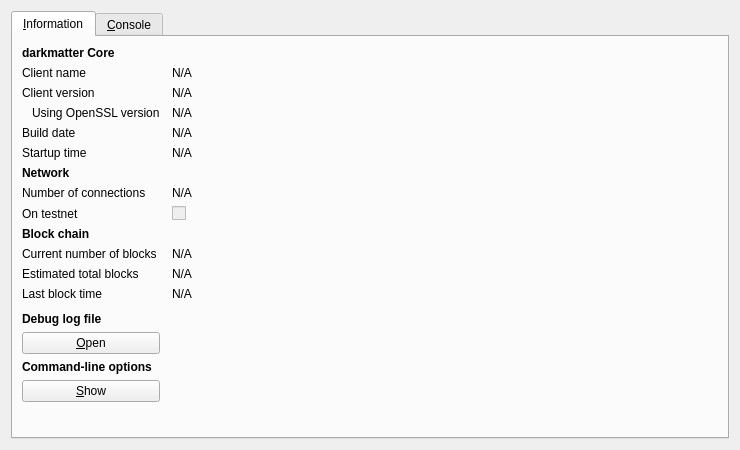
<?xml version="1.0" encoding="UTF-8"?>
<ui version="4.0">
 <class>RPCConsole</class>
 <widget class="QDialog" name="RPCConsole">
  <property name="geometry">
   <rect>
    <x>0</x>
    <y>0</y>
    <width>740</width>
    <height>450</height>
   </rect>
  </property>
  <property name="windowTitle">
   <string>darkmatter - Debug window</string>
  </property>
  <layout class="QVBoxLayout" name="verticalLayout_2">
   <item>
    <widget class="QTabWidget" name="tabWidget">
     <property name="currentIndex">
      <number>0</number>
     </property>
     <widget class="QWidget" name="tab_info">
      <attribute name="title">
       <string>&amp;Information</string>
      </attribute>
      <layout class="QGridLayout" name="gridLayout" columnstretch="0,1">
       <property name="horizontalSpacing">
        <number>12</number>
       </property>
       <item row="0" column="0">
        <widget class="QLabel" name="label_9">
         <property name="font">
          <font>
           <weight>75</weight>
           <bold>true</bold>
          </font>
         </property>
         <property name="text">
          <string>darkmatter Core</string>
         </property>
        </widget>
       </item>
       <item row="1" column="0">
        <widget class="QLabel" name="label_5">
         <property name="text">
          <string>Client name</string>
         </property>
        </widget>
       </item>
       <item row="1" column="1">
        <widget class="QLabel" name="clientName">
         <property name="cursor">
          <cursorShape>IBeamCursor</cursorShape>
         </property>
         <property name="text">
          <string>N/A</string>
         </property>
         <property name="textFormat">
          <enum>Qt::PlainText</enum>
         </property>
         <property name="textInteractionFlags">
          <set>Qt::LinksAccessibleByMouse|Qt::TextSelectableByKeyboard|Qt::TextSelectableByMouse</set>
         </property>
        </widget>
       </item>
       <item row="2" column="0">
        <widget class="QLabel" name="label_6">
         <property name="text">
          <string>Client version</string>
         </property>
        </widget>
       </item>
       <item row="2" column="1">
        <widget class="QLabel" name="clientVersion">
         <property name="cursor">
          <cursorShape>IBeamCursor</cursorShape>
         </property>
         <property name="text">
          <string>N/A</string>
         </property>
         <property name="textFormat">
          <enum>Qt::PlainText</enum>
         </property>
         <property name="textInteractionFlags">
          <set>Qt::LinksAccessibleByMouse|Qt::TextSelectableByKeyboard|Qt::TextSelectableByMouse</set>
         </property>
        </widget>
       </item>
       <item row="3" column="0">
        <widget class="QLabel" name="label_14">
         <property name="text">
          <string>Using OpenSSL version</string>
         </property>
         <property name="indent">
          <number>10</number>
         </property>
        </widget>
       </item>
       <item row="3" column="1">
        <widget class="QLabel" name="openSSLVersion">
         <property name="cursor">
          <cursorShape>IBeamCursor</cursorShape>
         </property>
         <property name="text">
          <string>N/A</string>
         </property>
         <property name="textFormat">
          <enum>Qt::PlainText</enum>
         </property>
         <property name="textInteractionFlags">
          <set>Qt::LinksAccessibleByMouse|Qt::TextSelectableByKeyboard|Qt::TextSelectableByMouse</set>
         </property>
        </widget>
       </item>
       <item row="4" column="0">
        <widget class="QLabel" name="label_12">
         <property name="text">
          <string>Build date</string>
         </property>
        </widget>
       </item>
       <item row="4" column="1">
        <widget class="QLabel" name="buildDate">
         <property name="cursor">
          <cursorShape>IBeamCursor</cursorShape>
         </property>
         <property name="text">
          <string>N/A</string>
         </property>
         <property name="textFormat">
          <enum>Qt::PlainText</enum>
         </property>
         <property name="textInteractionFlags">
          <set>Qt::LinksAccessibleByMouse|Qt::TextSelectableByKeyboard|Qt::TextSelectableByMouse</set>
         </property>
        </widget>
       </item>
       <item row="5" column="0">
        <widget class="QLabel" name="label_13">
         <property name="text">
          <string>Startup time</string>
         </property>
        </widget>
       </item>
       <item row="5" column="1">
        <widget class="QLabel" name="startupTime">
         <property name="cursor">
          <cursorShape>IBeamCursor</cursorShape>
         </property>
         <property name="text">
          <string>N/A</string>
         </property>
         <property name="textFormat">
          <enum>Qt::PlainText</enum>
         </property>
         <property name="textInteractionFlags">
          <set>Qt::LinksAccessibleByMouse|Qt::TextSelectableByKeyboard|Qt::TextSelectableByMouse</set>
         </property>
        </widget>
       </item>
       <item row="6" column="0">
        <widget class="QLabel" name="label_11">
         <property name="font">
          <font>
           <weight>75</weight>
           <bold>true</bold>
          </font>
         </property>
         <property name="text">
          <string>Network</string>
         </property>
        </widget>
       </item>
       <item row="7" column="0">
        <widget class="QLabel" name="label_7">
         <property name="text">
          <string>Number of connections</string>
         </property>
        </widget>
       </item>
       <item row="7" column="1">
        <widget class="QLabel" name="numberOfConnections">
         <property name="cursor">
          <cursorShape>IBeamCursor</cursorShape>
         </property>
         <property name="text">
          <string>N/A</string>
         </property>
         <property name="textFormat">
          <enum>Qt::PlainText</enum>
         </property>
         <property name="textInteractionFlags">
          <set>Qt::LinksAccessibleByMouse|Qt::TextSelectableByKeyboard|Qt::TextSelectableByMouse</set>
         </property>
        </widget>
       </item>
       <item row="8" column="0">
        <widget class="QLabel" name="label_8">
         <property name="text">
          <string>On testnet</string>
         </property>
        </widget>
       </item>
       <item row="8" column="1">
        <widget class="QCheckBox" name="isTestNet">
         <property name="enabled">
          <bool>false</bool>
         </property>
         <property name="text">
          <string/>
         </property>
        </widget>
       </item>
       <item row="9" column="0">
        <widget class="QLabel" name="label_10">
         <property name="font">
          <font>
           <weight>75</weight>
           <bold>true</bold>
          </font>
         </property>
         <property name="text">
          <string>Block chain</string>
         </property>
        </widget>
       </item>
       <item row="10" column="0">
        <widget class="QLabel" name="label_3">
         <property name="text">
          <string>Current number of blocks</string>
         </property>
        </widget>
       </item>
       <item row="10" column="1">
        <widget class="QLabel" name="numberOfBlocks">
         <property name="cursor">
          <cursorShape>IBeamCursor</cursorShape>
         </property>
         <property name="text">
          <string>N/A</string>
         </property>
         <property name="textFormat">
          <enum>Qt::PlainText</enum>
         </property>
         <property name="textInteractionFlags">
          <set>Qt::LinksAccessibleByMouse|Qt::TextSelectableByKeyboard|Qt::TextSelectableByMouse</set>
         </property>
        </widget>
       </item>
       <item row="11" column="0">
        <widget class="QLabel" name="label_4">
         <property name="text">
          <string>Estimated total blocks</string>
         </property>
        </widget>
       </item>
       <item row="11" column="1">
        <widget class="QLabel" name="totalBlocks">
         <property name="cursor">
          <cursorShape>IBeamCursor</cursorShape>
         </property>
         <property name="text">
          <string>N/A</string>
         </property>
         <property name="textFormat">
          <enum>Qt::PlainText</enum>
         </property>
         <property name="textInteractionFlags">
          <set>Qt::LinksAccessibleByMouse|Qt::TextSelectableByKeyboard|Qt::TextSelectableByMouse</set>
         </property>
        </widget>
       </item>
       <item row="12" column="0">
        <widget class="QLabel" name="label_2">
         <property name="text">
          <string>Last block time</string>
         </property>
        </widget>
       </item>
       <item row="12" column="1">
        <widget class="QLabel" name="lastBlockTime">
         <property name="cursor">
          <cursorShape>IBeamCursor</cursorShape>
         </property>
         <property name="text">
          <string>N/A</string>
         </property>
         <property name="textFormat">
          <enum>Qt::PlainText</enum>
         </property>
         <property name="textInteractionFlags">
          <set>Qt::LinksAccessibleByMouse|Qt::TextSelectableByKeyboard|Qt::TextSelectableByMouse</set>
         </property>
        </widget>
       </item>
       <item row="13" column="0">
        <spacer name="verticalSpacer_2">
         <property name="orientation">
          <enum>Qt::Vertical</enum>
         </property>
         <property name="sizeHint" stdset="0">
          <size>
           <width>20</width>
           <height>20</height>
          </size>
         </property>
        </spacer>
       </item>
       <item row="14" column="0">
        <widget class="QLabel" name="labelDebugLogfile">
         <property name="font">
          <font>
           <weight>75</weight>
           <bold>true</bold>
          </font>
         </property>
         <property name="text">
          <string>Debug log file</string>
         </property>
        </widget>
       </item>
       <item row="15" column="0">
        <widget class="QPushButton" name="openDebugLogfileButton">
         <property name="toolTip">
          <string>Open the darkmatter debug log file from the current data directory. This can take a few seconds for large log files.</string>
         </property>
         <property name="text">
          <string>&amp;Open</string>
         </property>
         <property name="autoDefault">
          <bool>false</bool>
         </property>
        </widget>
       </item>
       <item row="16" column="0">
        <widget class="QLabel" name="labelCLOptions">
         <property name="font">
          <font>
           <weight>75</weight>
           <bold>true</bold>
          </font>
         </property>
         <property name="text">
          <string>Command-line options</string>
         </property>
        </widget>
       </item>
       <item row="17" column="0">
        <widget class="QPushButton" name="showCLOptionsButton">
         <property name="toolTip">
          <string>Show the darkmatter-qt help message to get a list with possible xonecoin command-line options.</string>
         </property>
         <property name="text">
          <string>&amp;Show</string>
         </property>
         <property name="autoDefault">
          <bool>false</bool>
         </property>
        </widget>
       </item>
       <item row="18" column="0">
        <spacer name="verticalSpacer">
         <property name="orientation">
          <enum>Qt::Vertical</enum>
         </property>
         <property name="sizeHint" stdset="0">
          <size>
           <width>20</width>
           <height>40</height>
          </size>
         </property>
        </spacer>
       </item>
      </layout>
     </widget>
     <widget class="QWidget" name="tab_console">
      <attribute name="title">
       <string>&amp;Console</string>
      </attribute>
      <layout class="QVBoxLayout" name="verticalLayout_3">
       <property name="spacing">
        <number>3</number>
       </property>
       <item>
        <widget class="QTextEdit" name="messagesWidget">
         <property name="minimumSize">
          <size>
           <width>0</width>
           <height>100</height>
          </size>
         </property>
         <property name="readOnly">
          <bool>true</bool>
         </property>
         <property name="tabKeyNavigation" stdset="0">
          <bool>false</bool>
         </property>
         <property name="columnCount" stdset="0">
          <number>2</number>
         </property>
        </widget>
       </item>
       <item>
        <layout class="QHBoxLayout" name="horizontalLayout">
         <property name="spacing">
          <number>3</number>
         </property>
         <item>
          <widget class="QLabel" name="label">
           <property name="text">
            <string notr="true">&gt;</string>
           </property>
          </widget>
         </item>
         <item>
          <widget class="QLineEdit" name="lineEdit"/>
         </item>
         <item>
          <widget class="QPushButton" name="clearButton">
           <property name="maximumSize">
            <size>
             <width>24</width>
             <height>24</height>
            </size>
           </property>
           <property name="toolTip">
            <string>Clear console</string>
           </property>
           <property name="text">
            <string/>
           </property>
           <property name="icon">
            <iconset resource="../bitcoin.qrc">
             <normaloff>:/icons/remove</normaloff>:/icons/remove</iconset>
           </property>
           <property name="shortcut">
            <string notr="true">Ctrl+L</string>
           </property>
           <property name="autoDefault">
            <bool>false</bool>
           </property>
          </widget>
         </item>
        </layout>
       </item>
      </layout>
     </widget>
    </widget>
   </item>
  </layout>
 </widget>
 <resources>
  <include location="../bitcoin.qrc"/>
 </resources>
 <connections/>
</ui>
